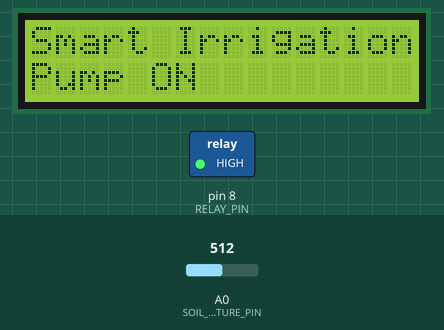
Bench run of a sketch on a simulated Arduino Uno, built with avr-gcc and run on an emulated ATmega328P. On the bench: 16×2 character LCD, switched loads named in the sketch (green lamp = pin HIGH). The inputs (shaded band) are chosen by the test bench; at power-on: A0 (SOIL_MOISTURE_PIN) = 512. What the sketch prints to the serial monitor is not drawn.

Above: at 1.2 s.
1.3 s: A0 (SOIL_MOISTURE_PIN) set to 491
At 3.3 s:
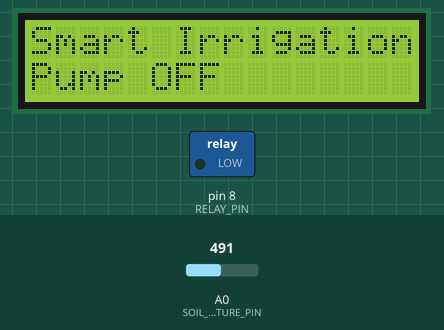
3.6 s: A0 (SOIL_MOISTURE_PIN) set to 510
At 4.8 s:
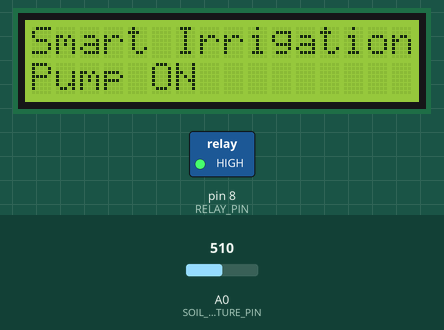
5.7 s: A0 (SOIL_MOISTURE_PIN) set to 490
At 7.4 s:
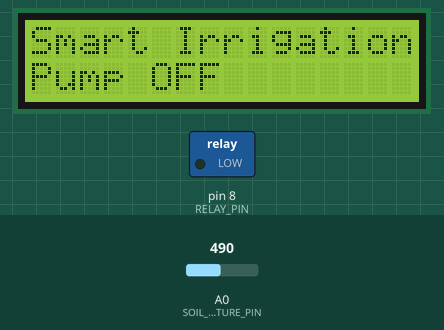
Timing chart, 0 to 8.9 s (numbered marks = the images above; inputs shaded):
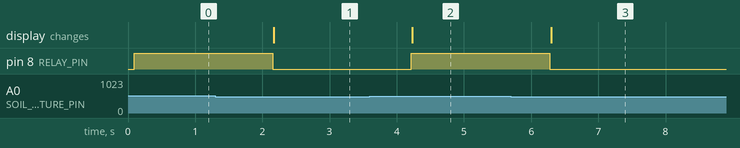

Measured:
- the behaviour switches between 501 and 500 on A0 (SOIL_MOISTURE_PIN) (found by bisection; images 0 and 1)
- after the input at 1.3 s, pin 8 (RELAY_PIN): HIGH → LOW after 0.85 s; the display: changes after 0.87 s (image 1)
- after the input at 3.6 s, pin 8 (RELAY_PIN): LOW → HIGH after 0.62 s; the display: changes after 0.63 s (image 2)
- after the input at 5.7 s, pin 8 (RELAY_PIN): HIGH → LOW after 0.58 s; the display: changes after 0.60 s (image 3)

The sketch:

smart_irrigation.ino
```cpp
#include <Wire.h>
#include <LiquidCrystal_I2C.h>

#define SOIL_MOISTURE_PIN A0     // Soil Moisture Sensor connected to A0
#define RELAY_PIN 8              // Relay connected to Digital Pin 8
#define DRY_THRESHOLD 500        // Threshold value to trigger watering

// Set up the LCD with I2C address 0x27, 16 columns, and 2 rows
LiquidCrystal_I2C lcd(0x27, 16, 2);

void setup() {
  Serial.begin(9600);
  pinMode(SOIL_MOISTURE_PIN, INPUT);
  pinMode(RELAY_PIN, OUTPUT);
  digitalWrite(RELAY_PIN, LOW);  // Start with pump off

  lcd.begin();  // Initialize the LCD
  lcd.backlight();  // Turn on LCD backlight
  lcd.setCursor(0, 0);
  lcd.print("Smart Irrigation");
}

void loop() {
  int soilMoistureValue = analogRead(SOIL_MOISTURE_PIN);
  Serial.print("Soil Moisture Level: ");
  Serial.println(soilMoistureValue);

  lcd.setCursor(0, 1);  // Display soil moisture value
  lcd.print("Moisture: ");
  lcd.print(soilMoistureValue);

  // Check if soil is dry
  if (soilMoistureValue > DRY_THRESHOLD) {
    digitalWrite(RELAY_PIN, HIGH);  // Turn pump on
    lcd.setCursor(0, 1);
    lcd.print("Pump ON           ");
    Serial.println("Pump ON: Soil is dry.");
  } else {
    digitalWrite(RELAY_PIN, LOW);  // Turn pump off
    lcd.setCursor(0, 1);
    lcd.print("Pump OFF          ");
    Serial.println("Pump OFF: Soil is moist.");
  }

  delay(1000);  // Wait for 1 second before the next reading
}
```
